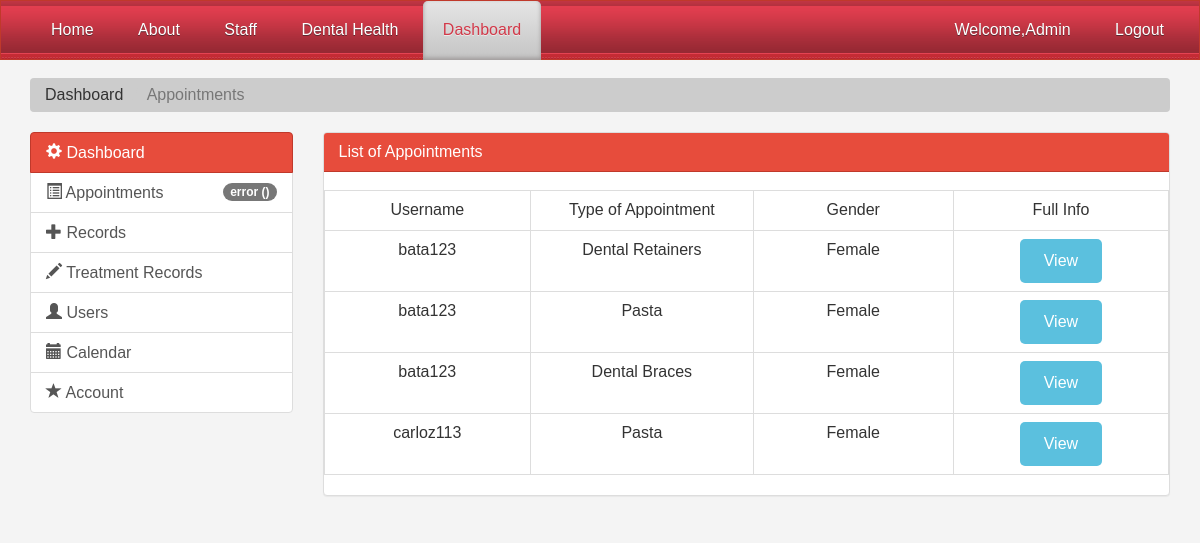
Screenshot of /appointment2.php (signed in) with the database file from the repository.
### tables this page shows
CREATE TABLE `appointments` (
  `id` int(11) NOT NULL,
  `username` varchar(20) NOT NULL,
  `fname` varchar(20) NOT NULL,
  `lname` varchar(20) NOT NULL,
  `mname` varchar(5) NOT NULL,
  `age` int(11) NOT NULL,
  `gender` varchar(10) NOT NULL,
  `type` varchar(20) NOT NULL,
  `date` date NOT NULL,
  `status` varchar(10) NOT NULL
);

### appointment2.php (the view, shortened to what this page needs)
<?php
$connect = mysqli_connect("localhost", "root", "", "lmvillamor");
$query = "SELECT * FROM appointments ORDER BY id DESC";
$result = mysqli_query($connect, $query);
 ?>
<!DOCTYPE html>
<html lang="en">
  <head>
  <link rel="stylesheet" href="https://maxcdn.bootstrapcdn.com/bootstrap/3.3.6/css/bootstrap.min.css" />
    <link href="css2/bootstrap.min.css" rel="stylesheet">
    <link href="css2/style.css" rel="stylesheet">
  </head>
  <body>
   <nav class="navbar navbar-default">
          <div class="nav_bg">
		<div class="wrap">
			<ul class="nav">
				<li>
					<a href="index1.php">Home</a>
				</li>
				<li>
					<a href="about.php">About</a>
				</li>
				<li>
					<a href="staff.php">Staff</a>
				</li>
				<li>
					<a href="dentalhealth.php">Dental Health</a>
				</li>
				<li class ="active">
					<a href="profileadmin.php">Dashboard</a>
				</li>
          <ul class="nav_bg navbar-right">
            <li><a href="profileadmin.php">Welcome,<span><?php echo $_SESSION['username']; ?></span></a></li>
            <li><a href="logout.php">Logout</a></li>
          </ul>
		  </ul>
		  	</div>
	</div>
</nav>
    <section id="breadcrumb">
      <div class="container">
        <ol class="breadcrumb">
           <li><a href="profileadmin.php">Dashboard</a></li>
          <li class="active">Appointments</li>
        </ol>
      </div>
    </section>
    <section id="main">
      <div class="container">
        <div class="row">
          <div class="col-md-3">
            <div class="list-group">
              <a href="profileadmin.php" class="list-group-item active main-color-bg">
                <span class="glyphicon glyphicon-cog" aria-hidden="true"></span> Dashboard
              </a>
              <a href="appointment2.php" class ="list-group-item"id="notificationLink" onclick = "removeNotification()"><span class="glyphicon glyphicon-list-alt"
			  aria-hidden="true"></span> Appointments <span class ="badge" id="notification_count"></span></a>
              <a href="records.php" class="list-group-item"><span class="glyphicon glyphicon-plus" aria-hidden="true"></span> Records <span class="badge"><?php ?></span></a>
			  <a href="treatmentrecords.php" class="list-group-item"><span class="glyphicon glyphicon-pencil" aria-hidden="true"></span> Treatment Records <span class="badge"><?php ?></span></a>
			  <a href="users.php" class="list-group-item"><span class="glyphicon glyphicon-user" aria-hidden="true"></span> Users <span class="badge"><?php ?></span></a>
			  <a href="calendar.php" class="list-group-item"><span class="glyphicon glyphicon-calendar" aria-hidden="true"></span> Calendar <span class="badge"></span></a>
			  <a href="account.php" class="list-group-item"><span class="glyphicon glyphicon-star" aria-hidden="true"></span> Account <span class="badge"></span></a>
		   </div>
          </div>
          <div class="col-md-9">
            <div class="panel panel-default">
              <div class="panel-heading main-color-bg">
                <h3 class="panel-title	">List of Appointments</h3>
              </div>
              <div class="table-responsive">
    <br />
    <div id="employee_table">
     <table class="table table-bordered">
      <tr>
       <th width="10%"><center>Username</th>
       <th width="10%"><center>Type of Appointment</th>
		<th width="10%"><center>Gender</th>
		<th width="10%"><center>Full Info</th>
      </tr>
      <?php
      while($row = mysqli_fetch_array($result))
      {
      ?>
      <tr>
       <td><center><?php echo $row["username"]; ?></td>
		<td><center><?php echo $row["type"]; ?></td>
		<td><center><?php echo $row["gender"]; ?></td>
       <td><center><input type="button" name="view" value="view" id="<?php echo $row["id"]; ?>" class="btn btn-info btn-xs view_data" /></td>
      </tr>
      <?php
      }
      ?>
     </table>
    </div>
   </div>
              </div>
              </div>
          </div>
        </div>
    </section>

### css2/style.css (style rules this page uses)
body { background:#f4f4f4; }
.navbar { min-height: 50px !important; margin-bottom:0; border-radius:0; }
.wrap { margin:0 auto; width:80%; }
.navbar-default { background-color: #e74c3c; border-color: #c0392b; }
.main-color-bg { background-color: #e74c3c !important; border-color: #c0392b !important; color:#ffffff !important; }
.breadcrumb { background:#cccccc; color:#333333; }
.breadcrumb a { color:#333333; }
html,body,div,span,applet,object,iframe,h1,h2,h3,h4,h5,h6,p,blockquote,pre,a,abbr,acronym,address,big,cite,code,del,dfn,em,img,ins,kbd,q,s,samp,small,strike,strong,sub,sup,tt,var,b,u,i,dl,dt,dd,ol,nav ul,nav li,fieldset,form,label,legend,table,caption,tbody,tfoot,thead,tr,th,td,article,aside,canvas,details,embed,figure,figcaption,footer,header,hgroup,menu,nav,output,ruby,section,summary,time,mark,audio,video { margin:0;padding:0;border:0;font-size:100%;font:inherit;vertical-align:baseline; }
article, aside, details, figcaption, figure,footer, header, hgroup, menu, nav, section { display: block; }
ol,ul { list-style:none;margin:0;padding:0; }
table { border-collapse:collapse;border-spacing:0; }
a { text-decoration:none; }
body { font-family: Arial, Geneva,Helvetica, sans-serif; font-size: 100%; }
.nav_bg { background: url('../images/nav_bg.png') center 0 repeat-x #CF797E; height:58px; }
.nav li { display:inline-block; }
.nav li a { font-family: 'Source Sans Pro', sans-serif; line-height:1.8em; display:block; text-decoration:none; font-weight:normal; color:#ffffff; padding:15px 20px; font-size: 1em; text-transform: capitalize; text-shadow: 0 1px 0 #5C2830; letter-spacing:0px; }
.nav li.active a { text-shadow: 0 1px 0 #EBEBEB; color:#D13949; background: #E5E5E5; background: -moz-linear-gradient(top, #E5E5E5 0%, #C4C4C4 100%); background: -webkit-gradient(linear, left top, left bottom, color-stop(0%,#E5E5E5), color-stop(100%,#C4C4C4)); filter: progid:DXImageTransform.Microsoft.gradient( startColorstr='#E5E5E5', endColorstr='#C4C4C4',GradientType=0 ); -moz-border-radius:5px 5px 0 0; -webkit-border-radius:5px 5px 0 0; border-radius:5px 5px 0 0; box-shadow: inset 0px -2px 4px #9C9797; -webkit-box-shadow: inset 0px -2px 4px #9C9797; -moz-box-shadow: inset 0px -2px 4px #9C9797; -o-box-shadow: inset 0px -2px 4px #9C9797; }
.btn { font-family: 'Source Sans Pro', sans-serif; border: none; font-size:16px; cursor: pointer; padding: 10px 24px; display: inline-block; text-transform: capitalize; letter-spacing: 0px; font-weight: 400; outline: none; position: relative; -webkit-transition: all 0.3s; -moz-transition: all 0.3s; transition: all 0.3s; border-radius: 5px; -webkit-border-radius: 5px; -moz-border-radius: 5px; -o-border-radius: 5px; }
@media (max-width: 1280px) { .wrap { width:95%; } }

### rows the page displays
appointments: username "bata123", type "Dental Retainers", gender "Female"
appointments: username "bata123", type "Pasta", gender "Female"
appointments: username "bata123", type "Dental Braces", gender "Female"
appointments: username "carloz113", type "Pasta", gender "Female"

### other values shown
$_SESSION['username'] "Admin"
